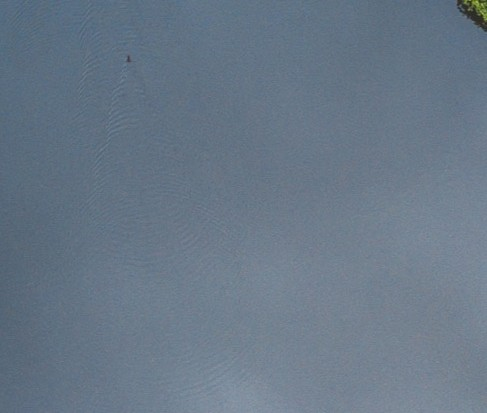
#> input picture lake-forest-crop.jpg, 487 x 413 px
$ python feature-extraction.py   (older library calls are emulated)
#> lines starting #> are read from the running program, lines starting #| are printed output that depends on the picture
import cv2
import numpy as np
from skimage.feature import graycomatrix, graycoprops
import os # Added os module import

def extract_color_features(image):
    """
    Mengekstraksi statistik warna (Rata-rata dan Standar Deviasi)
    dari ruang warna HSV. HSV lebih tahan terhadap perubahan cahaya
    dibanding RGB.
    """
    # Konversi ke HSV
    hsv_img = cv2.cvtColor(image, cv2.COLOR_BGR2HSV)

    # Pisahkan channel H, S, dan V
    h, s, v = hsv_img[:, :, 0], hsv_img[:, :, 1], hsv_img[:, :, 2]

    # Hitung Mean (Rata-rata) dan Std Dev (Simpangan Baku)
    # Ini memberi kita 6 fitur warna
    color_features = [
        np.mean(h), np.std(h),
        np.mean(s), np.std(s),
        np.mean(v), np.std(v)
    ]
    return color_features

def extract_texture_features(image):
    """
    Mengekstraksi tekstur duri menggunakan GLCM (Gray-Level Co-occurrence Matrix).
    Fitur ini sangat bagus untuk membedakan pola duri yang kasar vs halus.
    """
    # Konversi ke Grayscale
    gray = cv2.cvtColor(image, cv2.COLOR_BGR2GRAY)

    # Menghitung GLCM
    # distances=[1]: membandingkan piksel dengan tetangga langsungnya
    # angles: 0, 45, 90, 135 derajat (untuk rotasi invariant)
    glcm = graycomatrix(gray, distances=[1], angles=[0, np.pi/4, np.pi/2, 3*np.pi/4],
                        levels=256, symmetric=True, normed=True)

    # Properti yang diekstrak
    # 1. Contrast: Mengukur perbedaan intensitas lokal (ketajaman duri)
    # 2. Dissimilarity: Kemiripan antar piksel
    # 3. Homogeneity: Kehalusan tekstur
    # 4. Energy: Keseragaman tekstur
    # 5. Correlation: Ketergantungan linear antar piksel

    properties = ['contrast', 'dissimilarity', 'homogeneity', 'energy', 'correlation']

    texture_features = []
    for prop in properties:
        # Ambil rata-rata dari 4 sudut agar fitur tidak terpengaruh rotasi gambar
        val = graycoprops(glcm, prop)
        texture_features.append(np.mean(val))

    return texture_features

def process_durian_image(image_path):
    # 1. Baca Gambar
#> called with image_path = 'lake-forest-crop.jpg'
    img = cv2.imread(image_path)
#> img is the input picture: shape (413, 487, 3); mean B, G, R 135.4, 119.4, 104
    if img is None:
        print(f"Error: Gambar {image_path} tidak ditemukan")
        return None

    # OPSIONAL: Resize gambar agar proses komputasi lebih cepat & seragam
    img = cv2.resize(img, (256, 256))
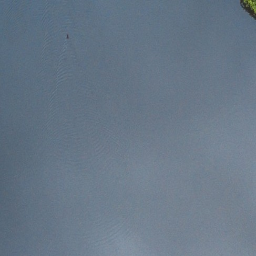
#> img: shape (256, 256, 3); mean B, G, R 135.3, 119.3, 103.9

    # 2. Ekstraksi Fitur
    print(f"Sedang memproses: {image_path}...")

    # Ambil ciri warna (6 fitur)
    f_color = extract_color_features(img)
#> in extract_color_features, `hsv_img = cv2.cvtColor(image, cv2.COLOR_BGR2HSV)`: hsv_img: shape (256, 256, 3); mean H, S, V 105.2, 59.9, 135.4
#> in extract_color_features, `h, s, v = hsv_img[:, :, 0], hsv_img[:, :, 1], hsv_img[:, :, 2]`:
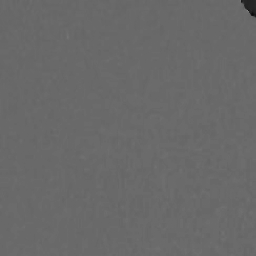
#> h: shape (256, 256); min 11, max 130, mean 105.2
#> in extract_color_features, `h, s, v = hsv_img[:, :, 0], hsv_img[:, :, 1], hsv_img[:, :, 2]`:
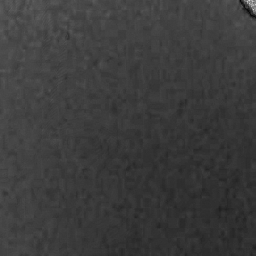
#> s: shape (256, 256); min 4, max 211, mean 59.9
#> in extract_color_features, `h, s, v = hsv_img[:, :, 0], hsv_img[:, :, 1], hsv_img[:, :, 2]`:
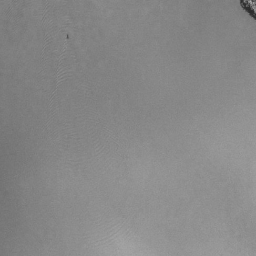
#> v: shape (256, 256); min 43, max 174, mean 135.4
#> in extract_color_features, `color_features = [ np.mean(h), np.std(h), np.mean(s), np.std(s), np.me..`: color_features = [105.2, 3.73, 59.9, 9.38, 135.4, 9.06]
#> f_color = [105.2, 3.73, 59.9, 9.38, 135.4, 9.06]

    # Ambil ciri tekstur (5 fitur)
    f_texture = extract_texture_features(img)
#> in extract_texture_features, `gray = cv2.cvtColor(image, cv2.COLOR_BGR2GRAY)`:
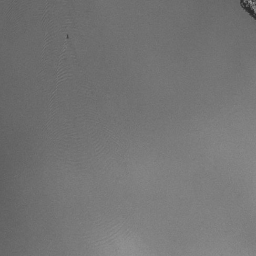
#> gray: shape (256, 256); min 42, max 159, mean 116.5
#> the loop in extract_texture_features, `for prop in properties:` made 5 passes
#> val on passes 1 to 5: [[9, 11.12, 9.24, 11.57]], [[2.08, 2.41, 2.19, 2.35]], [[0.379, 0.336, 0.363, 0.342]], [[0.0604, 0.0562, 0.0587, 0.057]], [[0.952, 0.94, 0.951, 0.938]]
#> after the loop in extract_texture_features, `for prop in properties:`: texture_features = [10.23, 2.26, 0.355, 0.0581, 0.945]
#> f_texture = [10.23, 2.26, 0.355, 0.0581, 0.945]

    # 3. Gabungkan menjadi satu vektor fitur (Feature Vector)
    # Total 11 fitur yang siap masuk ke Klasifikasi (SVM/KNN/Neural Network)
    feature_vector = f_color + f_texture
#> feature_vector = [105.2, 3.73, 59.9, 9.38, 135.4, 9.06, 10.23, 2.26, 0.355, 0.0581, 0.945]

    return feature_vector

# --- CONTOH PENGGUNAAN ---

# Ganti dengan nama file gambar durian Anda
# Misalnya: 'durian_montong.jpg'
file_name = 'lake-forest-crop.jpg'

# Buat file dummy jika tidak ada (Hanya untuk demo agar kode tidak error saat di-copy)
#if not os.path.exists(file_name): # Corrected line: removed 'import' keyword
#    dummy_img = np.zeros((256,256,3), dtype=np.uint8)
#    cv2.imwrite(file_name, dummy_img)

# Jalankan Ekstraksi
features = process_durian_image(file_name)
#> features has the same summary as feature_vector in process_durian_image

if features:
    print("\n--- HASIL EKSTRAKSI CIRI ---")
    labels = [
        "H_Mean", "H_Std", "S_Mean", "S_Std", "V_Mean", "V_Std",  # Warna
        "Contrast", "Dissimilarity", "Homogeneity", "Energy", "Correlation" # Tekstur
    ]

    for label, value in zip(labels, features):
        print(f"{label:<15}: {value:.4f}")
#> this loop made 11 passes
#> (label, value) on passes 1 to 11: ('H_Mean', 105.2), ('H_Std', 3.73), ('S_Mean', 59.9), ('S_Std', 9.38), ('V_Mean', 135.4), ('V_Std', 9.06), ('Contrast', 10.23), ('Dissimilarity', 2.26), ('Homogeneity', 0.355), ('Energy', 0.0581), ('Correlation', 0.945)
#| H_Mean         : 105.2415
#| H_Std          : 3.7323
#| S_Mean         : 59.9032
#| S_Std          : 9.3793
#| V_Mean         : 135.3780
#| V_Std          : 9.0604
#| Contrast       : 10.2328
#| Dissimilarity  : 2.2558
#> (further printed lines are left out)

    print(f"\nTotal Fitur: {len(features)}")
#| Total Fitur: 11
    print("Vektor ini siap digunakan untuk training model (SVM/KNN).")
